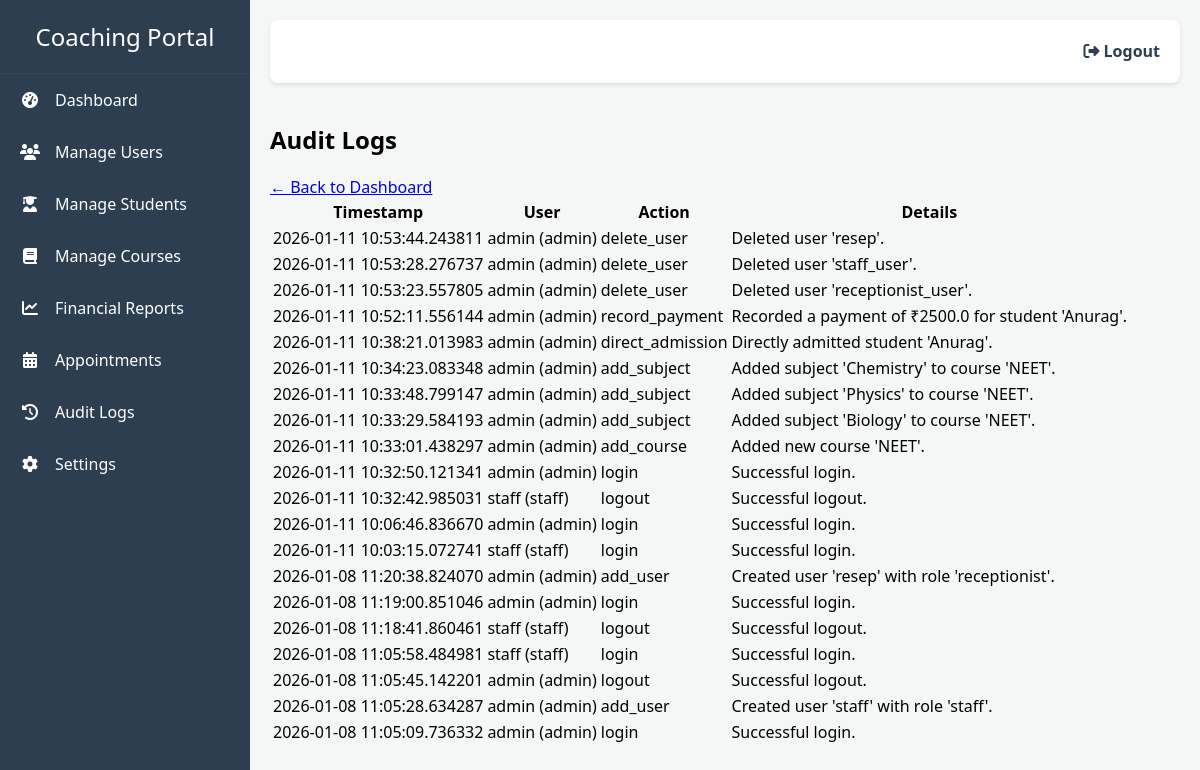
The app's page /admin_portal/audit_logs (signed in), older data.
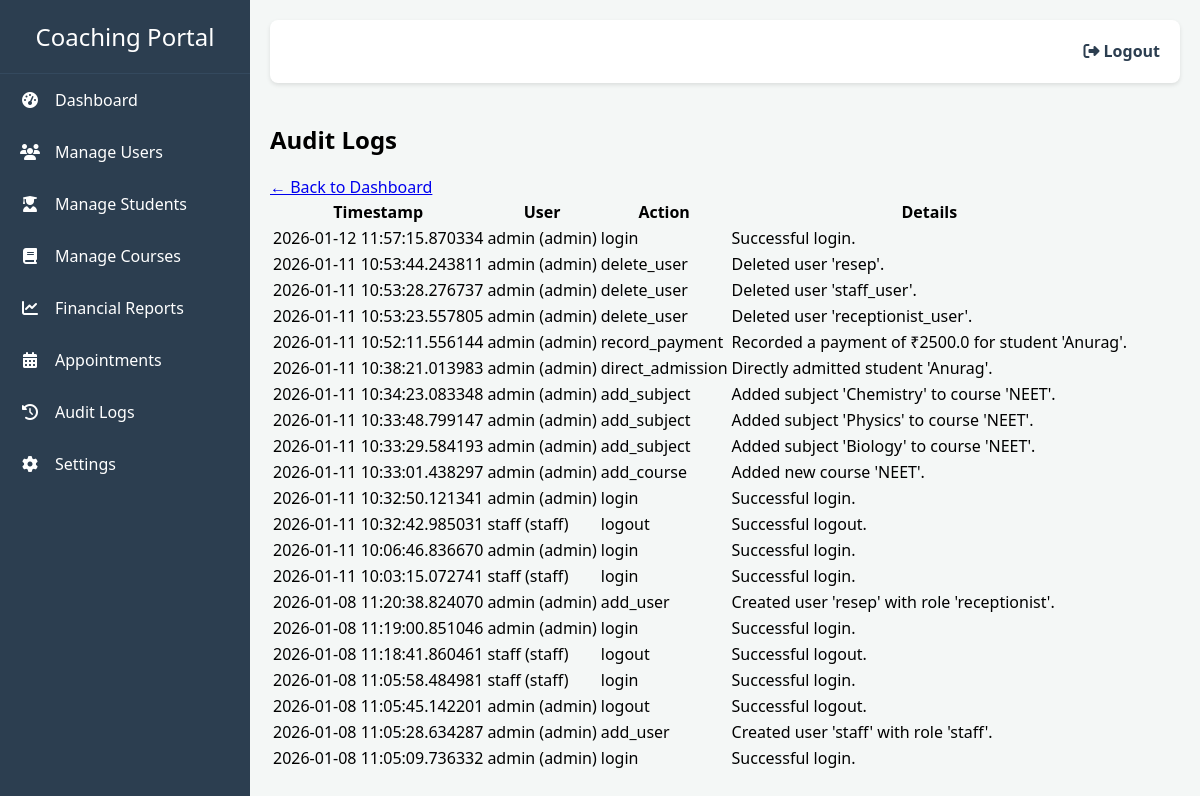
The same page, newer data.
### models.py (models this page shows, shortened)
class AuditLog(db.Model):
    id = db.Column(db.Integer, primary_key=True)
    user_id = db.Column(db.Integer, db.ForeignKey('user.id'), nullable=False)
    action = db.Column(db.String(200), nullable=False)
    details = db.Column(db.String(500), nullable=True)
    timestamp = db.Column(db.DateTime, nullable=False, default=datetime.utcnow)
    user = db.relationship('User', backref='audit_logs')

class User(db.Model, UserMixin):
    id = db.Column(db.Integer, primary_key=True)
    username = db.Column(db.String(20), unique=True, nullable=False)
    password_hash = db.Column(db.String(60), nullable=False)
    role = db.Column(db.String(20), nullable=False)
    is_active = db.Column(db.Boolean, nullable=False, default=True)
    staff_profile = db.relationship('Staff', backref='user', uselist=False)
    receptionist_profile = db.relationship('Receptionist', backref='user', uselist=False)
    student_profile = db.relationship('Student', backref='user', uselist=False)

### app.py (the view)
@app.route('/admin_portal/audit_logs')
@login_required
def audit_logs():
    if current_user.role != 'admin':
        return redirect(url_for('login'))
    logs = AuditLog.query.order_by(AuditLog.timestamp.desc()).limit(100).all()
    return render_template('audit_logs.html', logs=logs)

### app.py (called while the page is built)
@login_manager.user_loader
def load_user(user_id):
    return db.session.get(User, int(user_id))

### templates/audit_logs.html (shortened to what this page needs)
{% extends "base.html" %}
{% block content %}
<div class="max-w-6xl mx-auto px-4 py-6">
    <div class="bg-white shadow-lg rounded-2xl p-6">
        <h2 class="text-2xl font-bold text-gray-800 mb-4">Audit Logs</h2>
        <a href="{{ url_for('admin_portal') }}" class="text-blue-600 hover:underline mb-4 inline-block">← Back to Dashboard</a>
        <div class="mt-4 overflow-x-auto">
            {% if logs %}
            <table class="min-w-full border border-gray-200 rounded-lg overflow-hidden">
                <thead class="bg-gray-100 text-gray-700 text-sm">
                    <tr>
                        <th class="px-4 py-2 text-left">Timestamp</th>
                        <th class="px-4 py-2 text-left">User</th>
                        <th class="px-4 py-2 text-left">Action</th>
                        <th class="px-4 py-2 text-left">Details</th>
                    </tr>
                </thead>
                <tbody class="divide-y divide-gray-200 text-sm">
                    {% for log in logs %}
                    <tr class="hover:bg-gray-50 transition">
                        <td class="px-4 py-2">{{ log.timestamp }}</td>
                        <td class="px-4 py-2">{{ log.user.username }} ({{ log.user.role }})</td>
                        <td class="px-4 py-2">{{ log.action }}</td>
                        <td class="px-4 py-2">{{ log.details }}</td>
                    </tr>
                    {% endfor %}
                </tbody>
            </table>
            {% else %}
            <p class="text-gray-500 italic">No audit logs found.</p>
            {% endif %}
        </div>
    </div>
</div>
{% endblock %}

### templates/base.html (shortened to what this page needs)
<!DOCTYPE html>
<html lang="en">
<head>
    <link rel="stylesheet" href="https://cdnjs.cloudflare.com/ajax/libs/font-awesome/6.4.0/css/all.min.css">
</head>
<body>
    <div class="sidebar">
        <div class="sidebar-header">
            Coaching Portal
        </div>
        <ul class="sidebar-nav">
            <li><a href="{{ url_for('admin_portal') }}"><i class="fas fa-tachometer-alt"></i> Dashboard</a></li>
            <li><a href="{{ url_for('manage_users') }}"><i class="fas fa-users"></i> Manage Users</a></li>
            <li><a href="{{ url_for('manage_students') }}"><i class="fas fa-user-graduate"></i> Manage Students</a></li>
            <li><a href="{{ url_for('view_courses') }}"><i class="fas fa-book"></i> Manage Courses</a></li>
            <li><a href="{{ url_for('financial_reports') }}"><i class="fas fa-chart-line"></i> Financial Reports</a></li>
            <li><a href="{{ url_for('manage_appointments') }}"><i class="fas fa-calendar-alt"></i> Appointments</a></li>
            <li><a href="{{ url_for('audit_logs') }}"><i class="fas fa-history"></i> Audit Logs</a></li>
            <li><a href="{{ url_for('institutional_settings') }}"><i class="fas fa-cog"></i> Settings</a></li>
        </ul>
    </div>
    <div class="main-content">
        <div class="header">
            <a href="{{ url_for('logout') }}" class="logout-btn"><i class="fas fa-sign-out-alt"></i> Logout</a>
        </div>
        <div class="content-body" style="padding-top: 20px;">
            {% block content %}{% endblock %}
        </div>
    </div>
</body>
</html>

### templates/base.html (style rules this page uses)
body { font-family: 'Segoe UI', Tahoma, Geneva, Verdana, sans-serif; margin: 0; background-color: #f4f7f6; display: flex; }
.sidebar { width: 250px; background: #2c3e50; color: white; height: 100vh; position: fixed; display: flex; flex-direction: column; }
.sidebar-header { padding: 20px; font-size: 24px; text-align: center; border-bottom: 1px solid #34495e; }
.sidebar-nav { list-style: none; padding: 0; margin: 0; }
.sidebar-nav a { display: flex; align-items: center; color: white; padding: 15px 20px; text-decoration: none; transition: background 0.3s; }
.sidebar-nav i { margin-right: 15px; width: 20px; text-align: center; }
.main-content { margin-left: 250px; padding: 20px; width: calc(100% - 250px); }
.header { display: flex; justify-content: space-between; align-items: center; background: white; padding: 10px 20px; border-radius: 8px; box-shadow: 0 2px 4px rgba(0,0,0,0.1); }
.logout-btn { color: #2c3e50; text-decoration: none; font-weight: bold; }

Row changes from the older to the newer data that the page shows:
added AuditLog: timestamp "2026-01-12 11:57:15.870334", user.username "admin", user.role "admin", action "login", details "Successful login."
